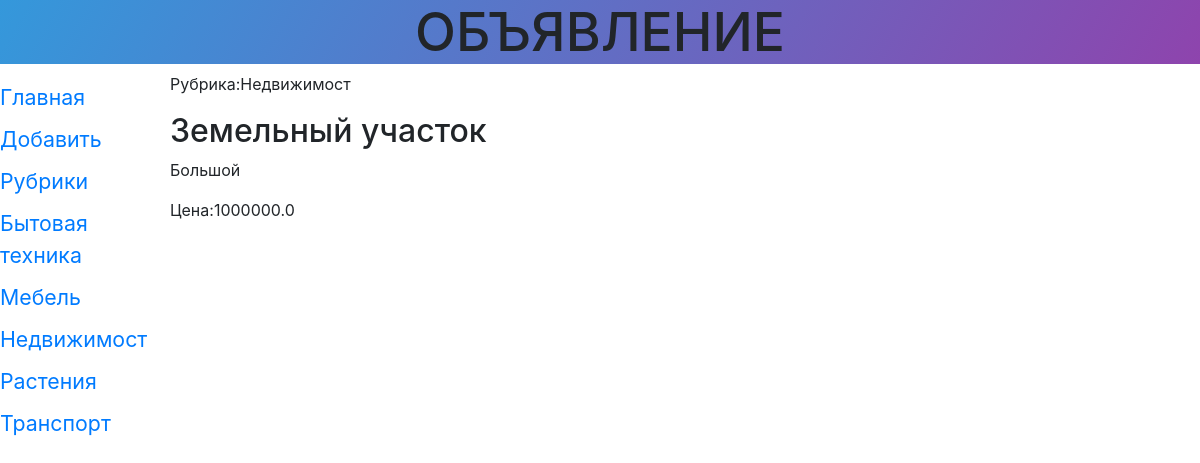
The app's page /storys/detail/2/, older data.
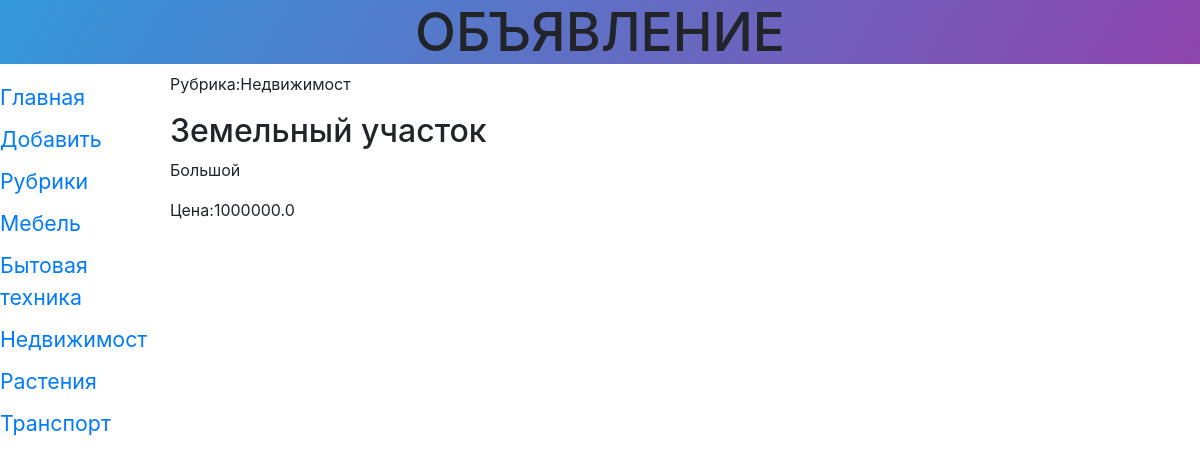
The same page, newer data.
### storys/models.py (models this page shows, shortened)
class Rubric(models.Model):
	name = models.CharField(max_length=20, db_index=True, verbose_name = 'Название')
	order = models.SmallIntegerField(default = 0, db_index=True)
	class Meta():
		verbose_name_plural = 'Рубрики'
		verbose_name = 'Рубрика'
		ordering = ['order','name']

### storys/views.py (the view)
# urls.py: path('detail/<int:pk>/', StoryDetailView.as_view(), name = 'detail'),
class StoryDetailView(DetailView):
	model = Story
	def get_context_data(self, *args,**kwargs):
		context=super().get_context_data(*args,**kwargs)
		context['rubrics']=Rubric.objects.all()
		return context

### storys/templates/storys/story_detail.html (shortened to what this page needs)
{% extends 'layout/basic.html'%}
{%block content%}
<p>Рубрика:{{story.rubric.name}}</p>
<h2>{{story.title}}</h2>
<p>{{story.content}}</p>
<p>Цена:{{story.price}}</p>
{% endblock %}

### storys/templates/layout/basic.html (shortened to what this page needs)
{%load static%}
<!DOCTYPE html>
<html lang="ru-RU">
<head>
	<link rel="stylesheet" href="https://stackpath.bootstrapcdn.com/bootstrap/4.3.1/css/bootstrap.min.css">
	<link rel="stylesheet" type="text/css" href="{% static 'storys/style.css'%}">
</head>
<body>
	<header>
		<h1>Объявление</h1>
	</header>
	<nav>
		<a href="{% url 'index'%}">Главная</a>
		<a href="{%url 'add'%}">Добавить</a>
		<a href="{% url 'rubrics'%}">Рубрики</a>
		{% for rubric in rubrics%}
		<a href="{% url 'by_rubric' rubric.pk %}">
		{{rubric.name}}</a>
		{%endfor%}
	</nav>
	<section>
		{%block content%}
		{%endblock%}
	</section>
</body>
</html>

Row changes from the older to the newer data that the page shows:
changed Rubric "Мебель": moves up the list
